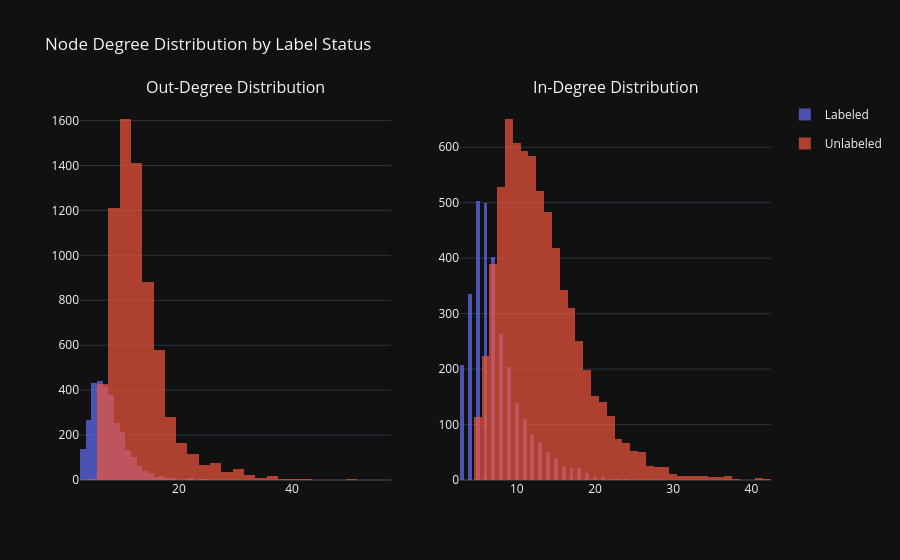

Write notebook code for a chart like this one.
### Markdown cell above
### 1.4 Node Degree Distribution

### Code cell
out_deg = rules.groupby('src_obj_id').size().rename('out_degree')
in_deg  = rules.groupby('dst_obj_id').size().rename('in_degree')
degree  = pd.DataFrame({'obj_id': list(all_obj_ids)})
degree  = degree.merge(out_deg.reset_index().rename(columns={'src_obj_id':'obj_id'}), on='obj_id', how='left')
degree  = degree.merge(in_deg.reset_index().rename(columns={'dst_obj_id':'obj_id'}),  on='obj_id', how='left')
degree  = degree.fillna(0).astype({'out_degree': int, 'in_degree': int})
degree['total_degree'] = degree['out_degree'] + degree['in_degree']
degree['labeled'] = degree['obj_id'].isin(labeled_ids)

fig = make_subplots(rows=1, cols=2, subplot_titles=('Out-Degree Distribution', 'In-Degree Distribution'))
for col, field in [(1, 'out_degree'), (2, 'in_degree')]:
    for is_labeled, color, name in [(True, '#636EFA', 'Labeled'), (False, '#EF553B', 'Unlabeled')]:
        subset = degree[degree['labeled'] == is_labeled][field]
        fig.add_trace(go.Histogram(x=subset, name=name, legendgroup=name,
                                   showlegend=(col == 1), marker_color=color,
                                   opacity=0.7, nbinsx=50), row=1, col=col)
fig.update_layout(title='Node Degree Distribution by Label Status', barmode='overlay')
fig.show()

print(degree.groupby('labeled')[['out_degree','in_degree','total_degree']].describe().round(1).to_string())

### Figure 1 — Plotly figure (JSON) as saved in the notebook; plotly's stock layout.template omitted (floating-point values rounded to 4 significant figures; data arrays with more than 128 entries replaced by an {"elided": "..."} marker saying what was removed)
{"data": [{"legendgroup": "Labeled", "marker": {"color": "#636EFA"}, "name": "Labeled", "nbinsx": 50, "opacity": 0.7, "showlegend": true, "x": {"elided": "3000 int values"}, "type": "histogram", "xaxis": "x", "yaxis": "y"}, {"legendgroup": "Unlabeled", "marker": {"color": "#EF553B"}, "name": "Unlabeled", "nbinsx": 50, "opacity": 0.7, "showlegend": true, "x": {"elided": "7000 int values"}, "type": "histogram", "xaxis": "x", "yaxis": "y"}, {"legendgroup": "Labeled", "marker": {"color": "#636EFA"}, "name": "Labeled", "nbinsx": 50, "opacity": 0.7, "showlegend": false, "x": {"elided": "3000 int values"}, "type": "histogram", "xaxis": "x2", "yaxis": "y2"}, {"legendgroup": "Unlabeled", "marker": {"color": "#EF553B"}, "name": "Unlabeled", "nbinsx": 50, "opacity": 0.7, "showlegend": false, "x": {"elided": "7000 int values"}, "type": "histogram", "xaxis": "x2", "yaxis": "y2"}], "layout": {"xaxis": {"anchor": "y", "domain": [0, 0.45]}, "yaxis": {"anchor": "x", "domain": [0, 1]}, "xaxis2": {"anchor": "y2", "domain": [0.55, 1]}, "yaxis2": {"anchor": "x2", "domain": [0, 1]}, "annotations": [{"font": {"size": 16}, "showarrow": false, "text": "Out-Degree Distribution", "x": 0.225, "xanchor": "center", "xref": "paper", "y": 1, "yanchor": "bottom", "yref": "paper"}, {"font": {"size": 16}, "showarrow": false, "text": "In-Degree Distribution", "x": 0.775, "xanchor": "center", "xref": "paper", "y": 1, "yanchor": "bottom", "yref": "paper"}], "title": {"text": "Node Degree Distribution by Label Status"}, "barmode": "overlay"}}
